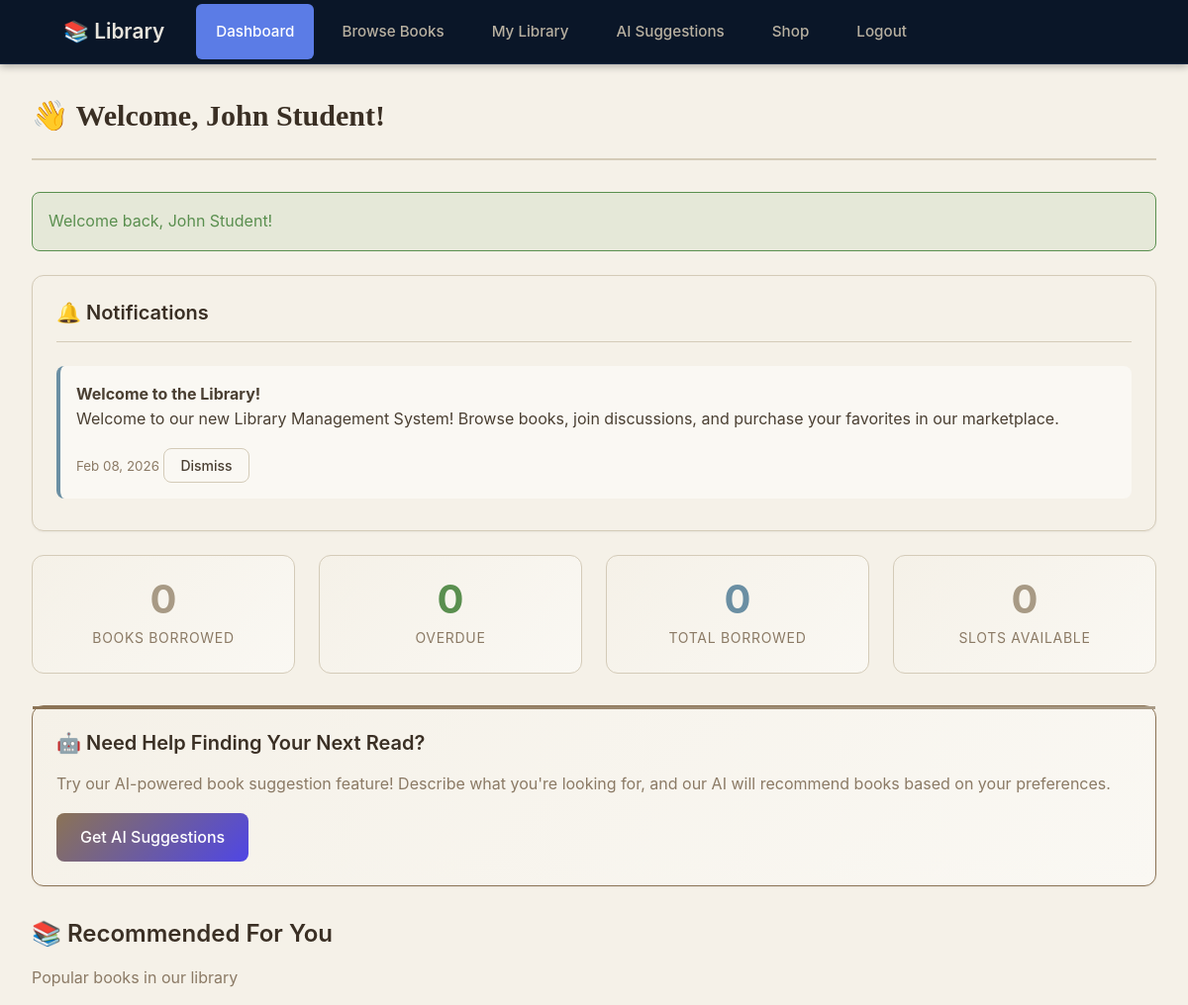
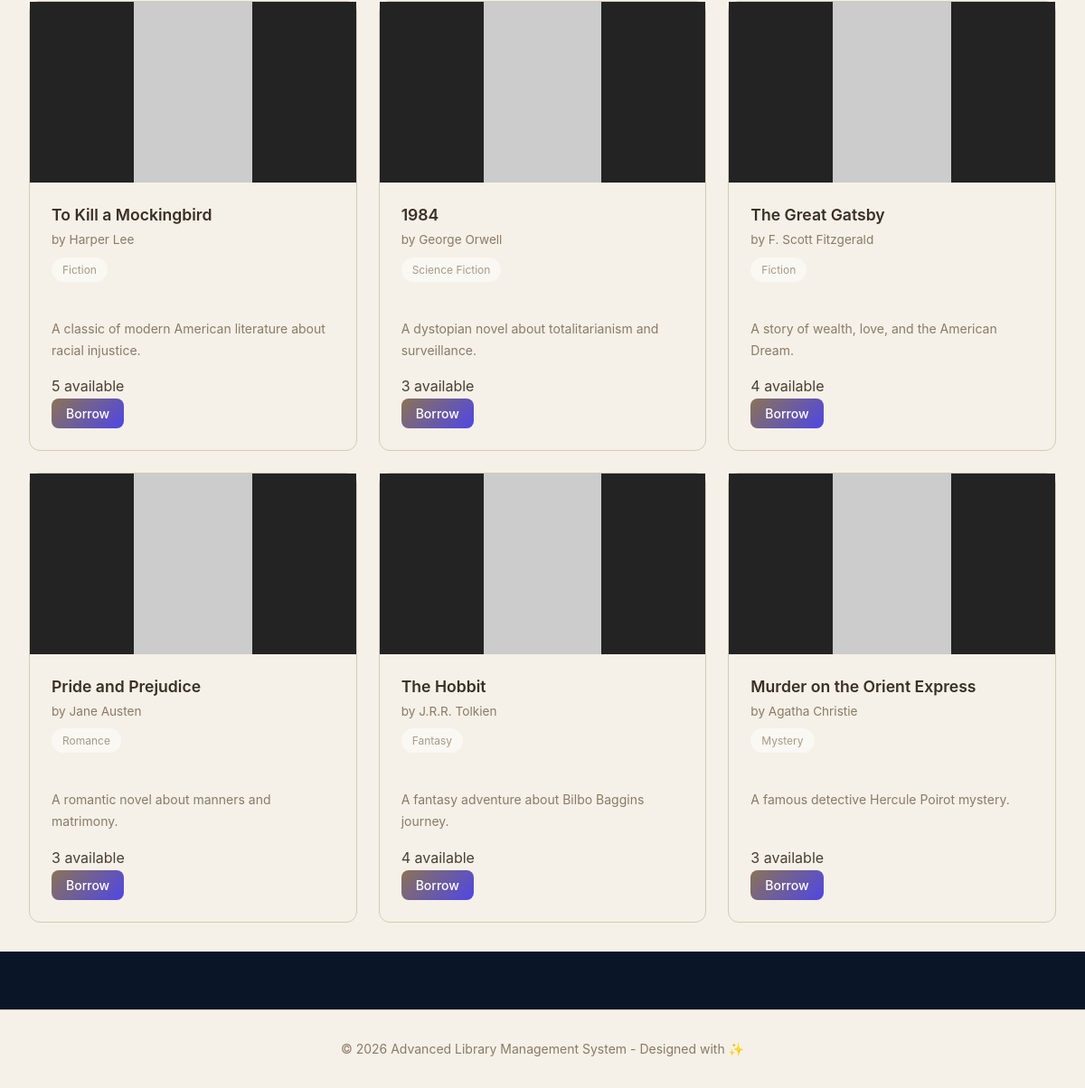
The page /user/dashboard.php (signed in) on the database its author committed (2 pictures, top to bottom).
### tables this page shows
CREATE TABLE IF NOT EXISTS notifications (
    id INT PRIMARY KEY AUTO_INCREMENT,
    admin_id INT NOT NULL,
    title VARCHAR(255) NOT NULL,
    message TEXT NOT NULL,
    type ENUM('info', 'warning', 'success', 'new_book') NOT NULL DEFAULT 'info',
    created_at DATETIME NOT NULL DEFAULT CURRENT_TIMESTAMP,

    INDEX idx_created_at (created_at),

    CONSTRAINT fk_notifications_admin FOREIGN KEY (admin_id)
        REFERENCES users(id) ON DELETE CASCADE ON UPDATE CASCADE
);

CREATE TABLE books (
    id INT PRIMARY KEY AUTO_INCREMENT,
    title VARCHAR(255) NOT NULL,
    author VARCHAR(255) NOT NULL,
    category VARCHAR(100) NOT NULL,
    isbn VARCHAR(20) NULL,
    publisher VARCHAR(255) NULL,
    publish_year INT NULL,
    total_copies INT NOT NULL DEFAULT 1,
    available_copies INT NOT NULL DEFAULT 1,
    description TEXT NULL,
    created_at DATETIME NOT NULL DEFAULT CURRENT_TIMESTAMP,
    
    INDEX idx_title (title),
    INDEX idx_author (author),
    INDEX idx_category (category),
    INDEX idx_available (available_copies),
    
     
    CONSTRAINT chk_copies CHECK (available_copies <= total_copies AND available_copies >= 0)
);

### includes/auth_check.php (called while the page is built, shortened)
<?php
function url($path) {
    return BASE_URL . $path;
}
function isLoggedIn() {
    return isset($_SESSION['user_id']) && !empty($_SESSION['user_id']);
}
function getCurrentUserName() {
    return isLoggedIn() ? $_SESSION['user_name'] : null;
}
function sanitize($input) {
    return htmlspecialchars(trim($input), ENT_QUOTES, 'UTF-8');
}
function getFlashMessage() {
    if (isset($_SESSION['flash'])) {
        $flash = $_SESSION['flash'];
        return $flash;
    }
    return null;
}

### includes/recommendations.php (called while the page is built, shortened)
<?php
function getRecommendations($userId, $limit = 6) {
    try {
        $db = getDB();
        $historyStmt = $db->prepare("
            SELECT COUNT(*) as count,
                   GROUP_CONCAT(DISTINCT bk.category) as categories,
                   GROUP_CONCAT(DISTINCT bk.author) as authors
            FROM borrowings b
            JOIN books bk ON b.book_id = bk.id
            WHERE b.user_id = ?
        ");
        $historyStmt->execute([$userId]);
        $history = $historyStmt->fetch();
        if ($history['count'] >= 2) {
            return getPersonalizedRecommendations($db, $userId, $limit);
        } else {
            return getPopularBooks($db, $userId, $limit);
        }
    } catch (PDOException $e) {
        return [
            'books' => [],
            'reason' => 'Unable to load recommendations.',
            'error' => true
        ];
    }
}
function getPopularBooks($db, $userId, $limit) {
    $borrowedStmt = $db->prepare("SELECT DISTINCT book_id FROM borrowings WHERE user_id = ?");
    $borrowedStmt->execute([$userId]);
    $borrowedIds = $borrowedStmt->fetchAll(PDO::FETCH_COLUMN);
    if (empty($borrowedIds)) {
        $borrowedIds = [0];
    }
    $placeholders = implode(',', array_fill(0, count($borrowedIds), '?'));
    $sql = "
        SELECT bk.*, COUNT(b.id) as borrow_count
        FROM books bk
        LEFT JOIN borrowings b ON bk.id = b.book_id
        WHERE bk.id NOT IN ($placeholders)
          AND bk.available_copies > 0
        GROUP BY bk.id
        ORDER BY borrow_count DESC, bk.created_at DESC
        LIMIT ?
    ";
    $params = array_merge($borrowedIds, [$limit]);
    $stmt = $db->prepare($sql);
    $stmt->execute($params);
    $books = $stmt->fetchAll();
    return [
        'books' => $books,
        'reason' => 'Popular books in our library',
        'error' => false
    ];
}

### user/dashboard.php (the view, shortened to what this page needs)
<?php
require_once __DIR__ . '/../includes/auth_check.php';
require_once __DIR__ . '/../includes/recommendations.php';
$currentPage = "dashboard";
$userId = getCurrentUserId();
$userName = getCurrentUserName();
try {
    $db = getDB();
    $db->prepare("
        UPDATE borrowings
        SET status = 'overdue'
        WHERE user_id = ? AND returned_at IS NULL AND due_at < NOW() AND status = 'borrowed'
    ")->execute([$userId]);
    $stats = [];
    $stmt = $db->prepare("
        SELECT COUNT(*) FROM borrowings
        WHERE user_id = ? AND status IN ('borrowed', 'overdue')
    ");
    $stmt->execute([$userId]);
    $stats['current'] = $stmt->fetchColumn();
    $stmt = $db->prepare("
        SELECT COUNT(*) FROM borrowings WHERE user_id = ? AND status = 'overdue'
    ");
    $stmt->execute([$userId]);
    $stats['overdue'] = $stmt->fetchColumn();
    $stmt = $db->prepare("SELECT COUNT(*) FROM borrowings WHERE user_id = ?");
    $stmt->execute([$userId]);
    $stats['total'] = $stmt->fetchColumn();
    $recommendations = getRecommendations($userId, 6);
    $notifStmt = $db->prepare("
        SELECT n.* FROM notifications n
        WHERE n.id NOT IN (
            SELECT notification_id FROM notification_reads WHERE user_id = ?
        )
        ORDER BY n.created_at DESC
        LIMIT 5
    ");
    $notifStmt->execute([$userId]);
    $notifications = $notifStmt->fetchAll();
} catch (PDOException $e) {
    $error = "Database error: " . $e->getMessage();
    $stats = ['current' => 0, 'overdue' => 0, 'total' => 0];
    $dueSoon = [];
    $recommendations = ['books' => [], 'reason' => '', 'error' => true];
    $notifications = [];
}
$flash = getFlashMessage();
require_once __DIR__ . '/../includes/header.php';
require_once __DIR__ . '/../includes/nav_user.php';
?>
<div class="page-header">
    <h1>👋 Welcome, <?= sanitize($userName) ?>!</h1>
</div>
<?php if ($flash): ?>
    <div class="alert alert-<?= $flash['type'] === 'success' ? 'success' : 'error' ?>">
        <?= sanitize($flash['message']) ?>
    </div>
<?php endif; ?>
<?php if (!empty($notifications)): ?>
    <div class="card">
        <div class="card-header">
            <h3>🔔 Notifications</h3>
        </div>
        <?php foreach ($notifications as $notif): ?>
            <div class="notification-item type-<?= $notif['type'] ?>">
                <strong><?= sanitize($notif['title']) ?></strong>
                <p><?= sanitize($notif['message']) ?></p>
                <small class="text-muted"><?= date('M d, Y', strtotime($notif['created_at'])) ?></small>
                <form method="POST" action="<?= url('/user/mark_notification_read.php') ?>" style="display:inline;">
                    <button type="submit" class="btn btn-sm btn-secondary">Dismiss</button>
                </form>
            </div>
        <?php endforeach; ?>
    </div>
<?php endif; ?>
<div class="stats-grid">
    <div class="stat-card">
        <div class="stat-value"><?= $stats['current'] ?></div>
        <div class="stat-label">Books Borrowed</div>
    </div>
    <div class="stat-card <?= $stats['overdue'] > 0 ? 'danger' : 'success' ?>">
        <div class="stat-value"><?= $stats['overdue'] ?></div>
        <div class="stat-label">Overdue</div>
    </div>
    <div class="stat-card info">
        <div class="stat-value"><?= $stats['total'] ?></div>
        <div class="stat-label">Total Borrowed</div>
    </div>
    <div class="stat-card">
        <div class="stat-value"><?= MAX_BORROWED_BOOKS - $stats['current'] ?></div>
        <div class="stat-label">Slots Available</div>
    </div>
</div>
<div class="card ai-card">
    <h3>🤖 Need Help Finding Your Next Read?</h3>
    <p class="text-muted">
        Try our AI-powered book suggestion feature! Describe what you're looking for,
        and our AI will recommend books based on your preferences.
    </p>
    <a href="<?= url('/user/ai_suggestions.php') ?>" class="btn btn-primary">Get AI Suggestions</a>
</div>
<section class="recommendations-section">
    <h2>📚 Recommended For You</h2>
    <p class="text-muted"><?= sanitize($recommendations['reason']) ?></p>
    <?php if (empty($recommendations['books'])): ?>
        <div class="card empty-state">
            <p>No recommendations available yet. Start borrowing books to get personalized suggestions!</p>
            <a href="<?= url('/user/browse_books.php') ?>" class="btn btn-primary">Browse Books</a>
        </div>
    <?php else: ?>
        <div class="book-grid">
            <?php foreach ($recommendations['books'] as $book):
                $coverUrl = !empty($book['cover_url']) ? $book['cover_url'] : 'https://via.placeholder.com/128x196?text=No+Cover';
            ?>
                <div class="book-card">
                    <div class="book-cover">
                        <img src="<?= $coverUrl ?>" alt="<?= sanitize($book['title']) ?>" loading="lazy"
                             onerror="this.onerror=null;this.src='https://via.placeholder.com/128x196?text=No+Cover';">
                    </div>
                    <div class="book-details">
                        <h3><?= sanitize($book['title']) ?></h3>
                        <p class="book-author">by <?= sanitize($book['author']) ?></p>
                        <span class="book-category"><?= sanitize($book['category']) ?></span>
                        <?php if (!empty($book['description'])): ?>
                            <p class="book-description"><?= sanitize($book['description']) ?></p>
                        <?php endif; ?>
                        <div class="book-availability">
                            <span class="copies available">
                                <?= $book['available_copies'] ?> available
                            </span>
                            <?php if ($stats['current'] < MAX_BORROWED_BOOKS): ?>
                                <form method="POST" action="<?= url('/user/borrow_book.php') ?>">
                                    <button type="submit" class="btn btn-sm btn-primary">Borrow</button>
                                </form>
                            <?php endif; ?>
                        </div>
                    </div>
                </div>
            <?php endforeach; ?>
        </div>
    <?php endif; ?>
</section>
<?php require_once __DIR__ . '/../includes/footer_user.php'; ?>

### includes/header.php (shortened to what this page needs)
<!DOCTYPE html>
<html lang="en">
<head>
    <link rel="stylesheet" href="<?= url('/css/style.css') ?>">
    <link rel="stylesheet" href="<?= url('/css/navigation.css') ?>">
    <link rel="stylesheet" href="<?= url('/css/dropdown.css') ?>">
    <link rel="stylesheet" href="<?= url('/css/library.css') ?>">
    <link rel="stylesheet" href="<?= url('/css/manage-shelf.css') ?>">
</head>
<body>

### includes/nav_user.php (shortened to what this page needs)
<?php
require_once __DIR__ . '/auth_check.php';
?>
<div class="user-layout">
    <nav class="top-nav">
        <div class="top-nav-inner">
            <a href="<?= url('/user/dashboard.php') ?>" class="top-nav-brand">
                📚 Library
            </a>
            <ul class="top-nav-menu">
                <li>
                    <a href="<?= url('/user/dashboard.php') ?>" class="<?= $currentPage === 'dashboard' ? 'active' : '' ?>">
                        Dashboard
                    </a>
                </li>
                <li>
                    <a href="<?= url('/user/browse_books.php') ?>" class="<?= $currentPage === 'browse' ? 'active' : '' ?>">
                        Browse Books
                    </a>
                </li>
                <li>
                    <a href="<?= url('/user/my_library.php') ?>" class="<?= $currentPage === 'library' ? 'active' : '' ?>">
                        My Library
                    </a>
                </li>
                <li>
                    <a href="<?= url('/user/ai_suggestions.php') ?>" class="<?= $currentPage === 'ai' ? 'active' : '' ?>">
                        AI Suggestions
                    </a>
                </li>
                <li>
                    <a href="<?= url('/user/marketplace.php') ?>" class="<?= $currentPage === 'marketplace' ? 'active' : '' ?>">
                        Shop
                    </a>
                </li>
                <li>
                    <a href="<?= url('/logout.php') ?>" class="logout-link">
                        Logout
                    </a>
                </li>
            </ul>
        </div>
    </nav>
    <main class="user-content">

### includes/footer_user.php (shortened to what this page needs)
    </main>
</div>
<footer style="text-align: center; padding: 2rem; color: var(--color-text-muted); font-size: 0.875rem; background: var(--color-surface); border-top: 1px solid var(--color-border); margin-top: 4rem;">
    &copy; <?= date('Y') ?> Advanced Library Management System - Designed with ✨
</footer>
</body>
</html>

### css/navigation.css (style rules this page uses)
.top-nav { background: var(--color-bg); border-bottom: 1px solid var(--color-border-dark); position: sticky; top: 0; z-index: 1000; box-shadow: 0 2px 8px rgba(0, 0, 0, 0.3); }
.top-nav-inner { max-width: 1400px; margin: 0 auto; padding: 0 2rem; display: flex; align-items: center; gap: 2rem; }
.top-nav-brand { font-size: 1.3rem; font-weight: 600; color: var(--color-text-light); text-decoration: none; padding: 1rem 0; display: flex; align-items: center; gap: 0.5rem; }
.top-nav-menu { display: flex; list-style: none; margin: 0; padding: 0; gap: 0.5rem; flex: 1; }
.top-nav-menu li { margin: 0; }
.top-nav-menu a { display: block; padding: 1rem 1.25rem; color: var(--color-text-nav); text-decoration: none; font-size: 0.95rem; font-weight: 500; transition: all 0.3s ease; border-radius: 6px; position: relative; }
.top-nav-menu a.active { color: #ffffff; background: var(--color-primary-bright); }
.user-layout { min-height: 100vh; background: var(--color-bg); }
.user-content { max-width: 1200px; margin: 0 auto; padding: 2rem; background: var(--color-surface); min-height: calc(100vh - 60px); border-radius: 0; }
.page-header { margin-bottom: 2rem; padding-bottom: 1rem; border-bottom: 2px solid var(--color-border); }
.page-header h1 { color: var(--color-text-heading); margin-bottom: 0.5rem; font-family: Georgia, serif; }

### css/dropdown.css (style rules this page uses)
.book-card, .book-actions, .book-details, .card { overflow: visible !important; }

### css/manage-shelf.css (style rules this page uses)
.book-description { margin-top: 1.5rem; color: #6b5b4a; line-height: 1.7; font-size: 1rem; }

### rows shown on the page
notifications: title "Welcome to the Library!", message "Welcome to our new Library Management System! Browse books, join discussions, and purchase your favorites in our marketplace.", created_at "Feb 08, 2026"
books: title "To Kill a Mockingbird", author "Harper Lee", category "Fiction", description "A classic of modern American literature about racial injustice.", available_copies "5"
books: title "1984", author "George Orwell", category "Science Fiction", description "A dystopian novel about totalitarianism and surveillance.", available_copies "3"
books: title "The Great Gatsby", author "F. Scott Fitzgerald", category "Fiction", description "A story of wealth, love, and the American Dream.", available_copies "4"
books: title "Pride and Prejudice", author "Jane Austen", category "Romance", description "A romantic novel about manners and matrimony.", available_copies "3"
books: title "The Hobbit", author "J.R.R. Tolkien", category "Fantasy", description "A fantasy adventure about Bilbo Baggins journey.", available_copies "4"
books: title "Murder on the Orient Express", author "Agatha Christie", category "Mystery", description "A famous detective Hercule Poirot mystery.", available_copies "3"

### other values the page prints
$userName "John Student"
$flash['message'] "Welcome back, John Student!"
$stats['current'] "0"
$stats['overdue'] "0"
$stats['total'] "0"
MAX_BORROWED_BOOKS - $stats['current'] "0"
$recommendations['reason'] "Popular books in our library"
